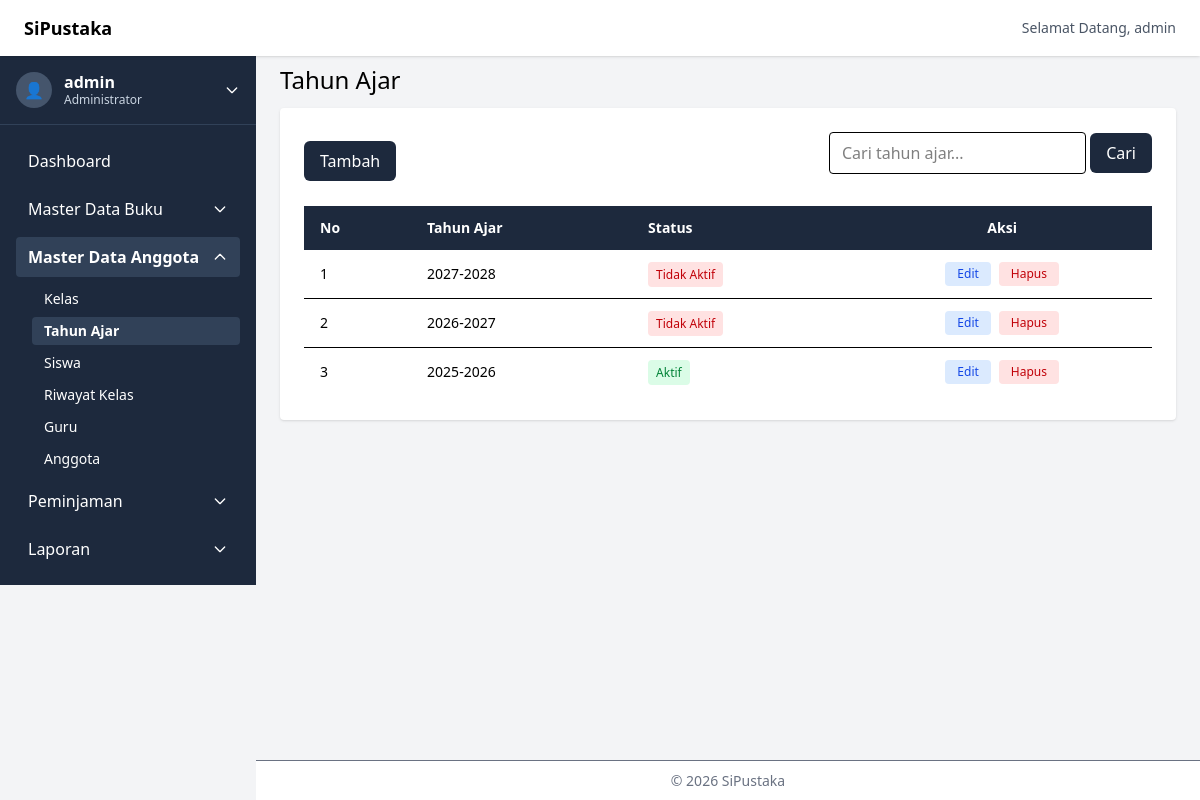
The page /index.php?page=academic-years (signed in) on the database its author committed.
### tables this page shows
CREATE TABLE `academic_years` (
  `id` int NOT NULL,
  `name` varchar(32) NOT NULL,
  `status` tinyint(1) NOT NULL
);

### helpers/url-encrypt.php (called while the page is built, shortened)
<?php
function encryptId($id) {
    $key = 'sipustaka-secret-key';
    $iv  = substr(hash('sha256', $key), 0, 16);
    return urlencode(
        base64_encode(
            openssl_encrypt($id, 'AES-256-CBC', $key, 0, $iv)
        )
    );
}
?>

### pages/admin/academic_years/academic-year.php (the view, shortened to what this page needs)
<?php
$limit = 10;
$current = max(1, (int)($_GET['p'] ?? 1));
$offset = ($current - 1) * $limit;
$search = $_GET['q'] ?? '';
$search_like = "%$search%";
$sql = "SELECT * FROM academic_years WHERE name LIKE ? ORDER BY id DESC LIMIT ?, ? ";
$stmt = mysqli_prepare($connect, $sql);
mysqli_stmt_bind_param($stmt, "sii", $search_like, $offset, $limit);
mysqli_stmt_execute($stmt);
$results = mysqli_stmt_get_result($stmt);
$no = 1;
?>
<h2 class="text-2xl mb-3">Tahun Ajar</h2>
<div class="bg-white p-6 rounded shadow">
  <div class="flex flex-wrap items-center justify-between gap-2 mb-4"">
    <a href="index.php?page=academic-years-add" class="px-4 py-2 bg-slate-800 text-white rounded-md hover:bg-slate-700 focus:ring-2 focus:ring-slate-500 transition">
      Tambah
    </a>
    <form method="GET" class="mb-4">
      <input type="text" name="q"
        value="<?= htmlspecialchars($_GET['q'] ?? '') ?>"
        placeholder="Cari tahun ajar..."
        class="border px-3 py-2 rounded">
      <button class="px-4 py-2 bg-slate-800 text-white rounded-md hover:bg-slate-700 focus:ring-2 focus:ring-slate-500 transition">
        Cari
      </button>
    </form>
  </div>
  <div class="hidden md:block overflow-x-auto">
    <table class="min-w-full text-sm text-left">
      <thead class="bg-slate-800 text-white">
        <tr>
          <th class="px-4 py-3">No</th>
          <th class="px-4 py-3">Tahun Ajar</th>
          <th class="px-4 py-3">Status</th>
          <th class="px-4 py-3 text-center">Aksi</th>
        </tr>
      </thead>
      <tbody class="divide-y">
        <?php if (mysqli_num_rows($results) > 0): ?>
          <?php while($item = mysqli_fetch_assoc($results)): ?>
          <tr class="hover:bg-gray-50">
            <td class="px-4 py-3"><?=  $no++ ?></td>
            <td class="px-4 py-3 font-medium"><?= $item["name"] ?></td>
            <td class="px-4 py-3 font-medium">
              <span class="px-2 py-1 text-xs rounded  <?= $item['status'] === 1 ? 'bg-green-100 text-green-700' : 'bg-red-100 text-red-700' ?> ">
                <?= $item["status"] === 1 ? "Aktif" : "Tidak Aktif" ?>
              </span>
            </td>
            <td class="px-4 py-3 text-center space-x-2">
              <div class="flex justify-center items-center gap-2">
                <a href="index.php?page=classrooms-edit&id=<?= encryptId($item['id']) ?>" class="px-3 py-1 text-xs bg-blue-100 text-blue-700 rounded hover:bg-blue-200">
                  Edit
                </a>
                <form action="index.php?page=classrooms-delete" method="POST">
                  <button type="submit" class="px-3 py-1 text-xs bg-red-100 text-red-700 rounded hover:bg-red-200 cursor-pointer">
                    Hapus
                  </button>
                </form>
              </div>
            </td>
          </tr>
          <?php endwhile; ?>
        <?php else: ?>
          <p class="text-gray-500">Data Tidak Ditemukan</p>
        <?php endif; ?>
      </tbody>
    </table>
  </div>
</div>

### rows shown on the page
academic_years: name "2027-2028", status "Tidak Aktif"
academic_years: name "2026-2027", status "Tidak Aktif"
academic_years: name "2025-2026", status "Aktif"

### other values the page prints
$_SESSION["name"] "admin"
